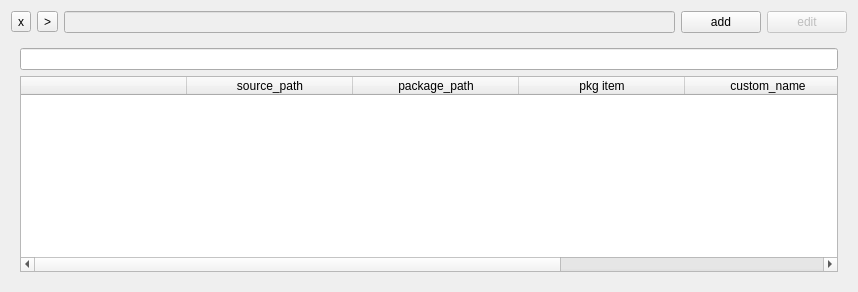
<?xml version="1.0" encoding="UTF-8"?>
<ui version="4.0">
 <class>swi_Frame</class>
 <widget class="QFrame" name="swi_Frame">
  <property name="geometry">
   <rect>
    <x>0</x>
    <y>0</y>
    <width>858</width>
    <height>292</height>
   </rect>
  </property>
  <property name="sizePolicy">
   <sizepolicy hsizetype="Preferred" vsizetype="Preferred">
    <horstretch>0</horstretch>
    <verstretch>0</verstretch>
   </sizepolicy>
  </property>
  <property name="baseSize">
   <size>
    <width>0</width>
    <height>0</height>
   </size>
  </property>
  <property name="windowTitle">
   <string>Frame</string>
  </property>
  <layout class="QGridLayout" name="gridLayout_2">
   <item row="0" column="0">
    <widget class="QToolButton" name="swi_delete_toolButton">
     <property name="text">
      <string>x</string>
     </property>
    </widget>
   </item>
   <item row="0" column="1">
    <widget class="QToolButton" name="swi_dropdown_toolButton">
     <property name="text">
      <string>&gt;</string>
     </property>
    </widget>
   </item>
   <item row="0" column="2">
    <widget class="QLineEdit" name="swi_lineEdit">
     <property name="enabled">
      <bool>false</bool>
     </property>
    </widget>
   </item>
   <item row="0" column="3">
    <widget class="QPushButton" name="swi_add_pushButton">
     <property name="text">
      <string>add</string>
     </property>
    </widget>
   </item>
   <item row="1" column="0" colspan="5">
    <widget class="QWidget" name="swi_container_widget" native="true">
     <property name="sizePolicy">
      <sizepolicy hsizetype="Preferred" vsizetype="Preferred">
       <horstretch>0</horstretch>
       <verstretch>0</verstretch>
      </sizepolicy>
     </property>
     <layout class="QGridLayout" name="gridLayout">
      <item row="0" column="0">
       <widget class="QLineEdit" name="swi_status_lineEdit"/>
      </item>
      <item row="1" column="0">
       <widget class="QTableWidget" name="swi_tableWidget">
        <property name="enabled">
         <bool>true</bool>
        </property>
        <property name="sizePolicy">
         <sizepolicy hsizetype="Preferred" vsizetype="Preferred">
          <horstretch>0</horstretch>
          <verstretch>0</verstretch>
         </sizepolicy>
        </property>
        <property name="sizeAdjustPolicy">
         <enum>QAbstractScrollArea::AdjustToContents</enum>
        </property>
        <property name="autoScrollMargin">
         <number>12</number>
        </property>
        <property name="selectionMode">
         <enum>QAbstractItemView::SingleSelection</enum>
        </property>
        <property name="showGrid">
         <bool>true</bool>
        </property>
        <property name="rowCount">
         <number>0</number>
        </property>
        <property name="columnCount">
         <number>6</number>
        </property>
        <attribute name="horizontalHeaderMinimumSectionSize">
         <number>25</number>
        </attribute>
        <attribute name="horizontalHeaderDefaultSectionSize">
         <number>166</number>
        </attribute>
        <attribute name="horizontalHeaderStretchLastSection">
         <bool>false</bool>
        </attribute>
        <attribute name="verticalHeaderDefaultSectionSize">
         <number>30</number>
        </attribute>
        <attribute name="verticalHeaderStretchLastSection">
         <bool>false</bool>
        </attribute>
        <column>
         <property name="text">
          <string/>
         </property>
        </column>
        <column>
         <property name="text">
          <string>source_path</string>
         </property>
        </column>
        <column>
         <property name="text">
          <string>package_path</string>
         </property>
        </column>
        <column>
         <property name="text">
          <string>pkg item</string>
         </property>
        </column>
        <column>
         <property name="text">
          <string>custom_name</string>
         </property>
        </column>
        <column>
         <property name="text">
          <string>path_data</string>
         </property>
        </column>
       </widget>
      </item>
     </layout>
    </widget>
   </item>
   <item row="0" column="4">
    <widget class="QPushButton" name="swi_edit_pushButton">
     <property name="enabled">
      <bool>false</bool>
     </property>
     <property name="text">
      <string>edit</string>
     </property>
    </widget>
   </item>
  </layout>
 </widget>
 <resources/>
 <connections/>
</ui>
